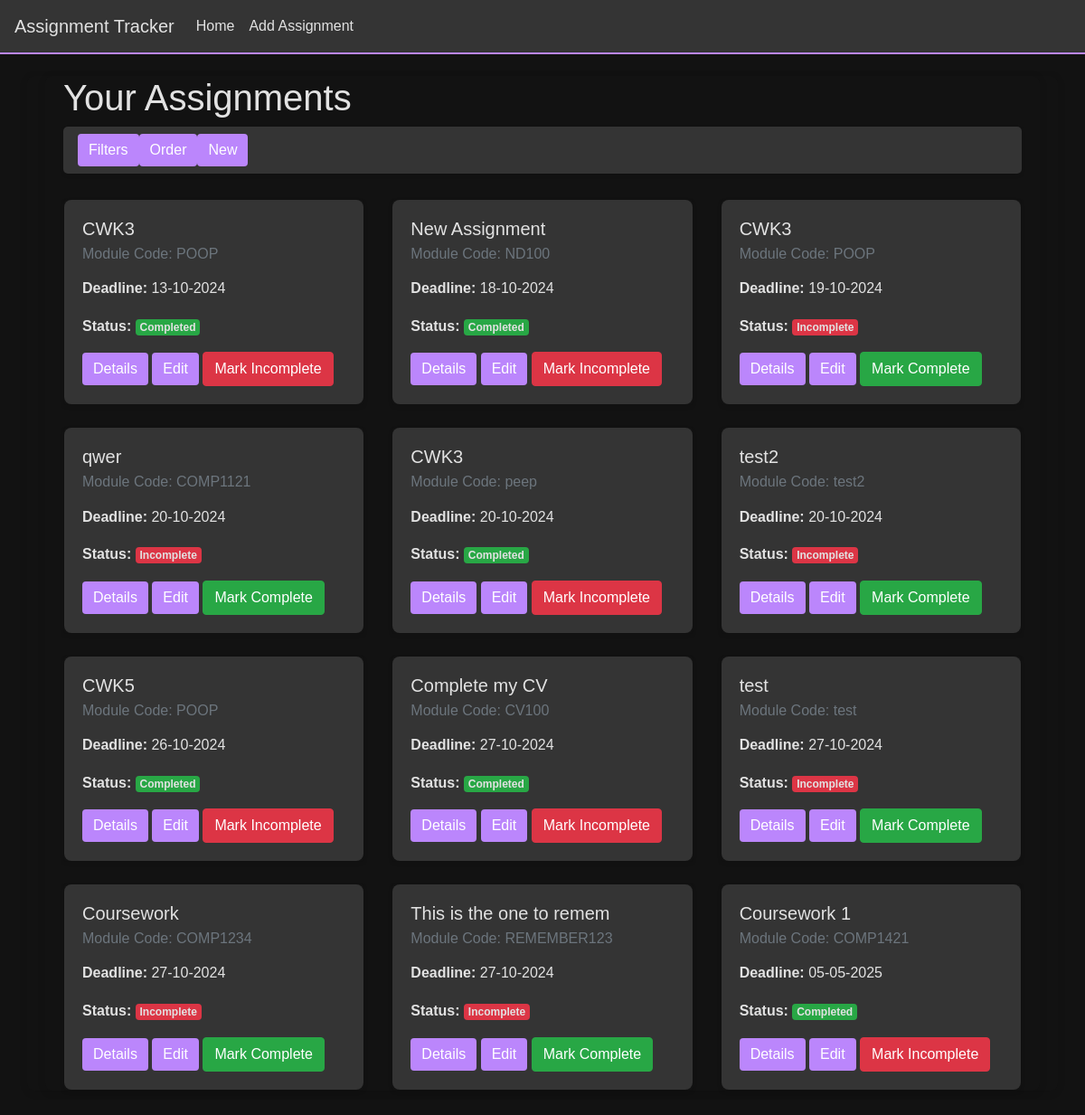
Before: / with the older database file.
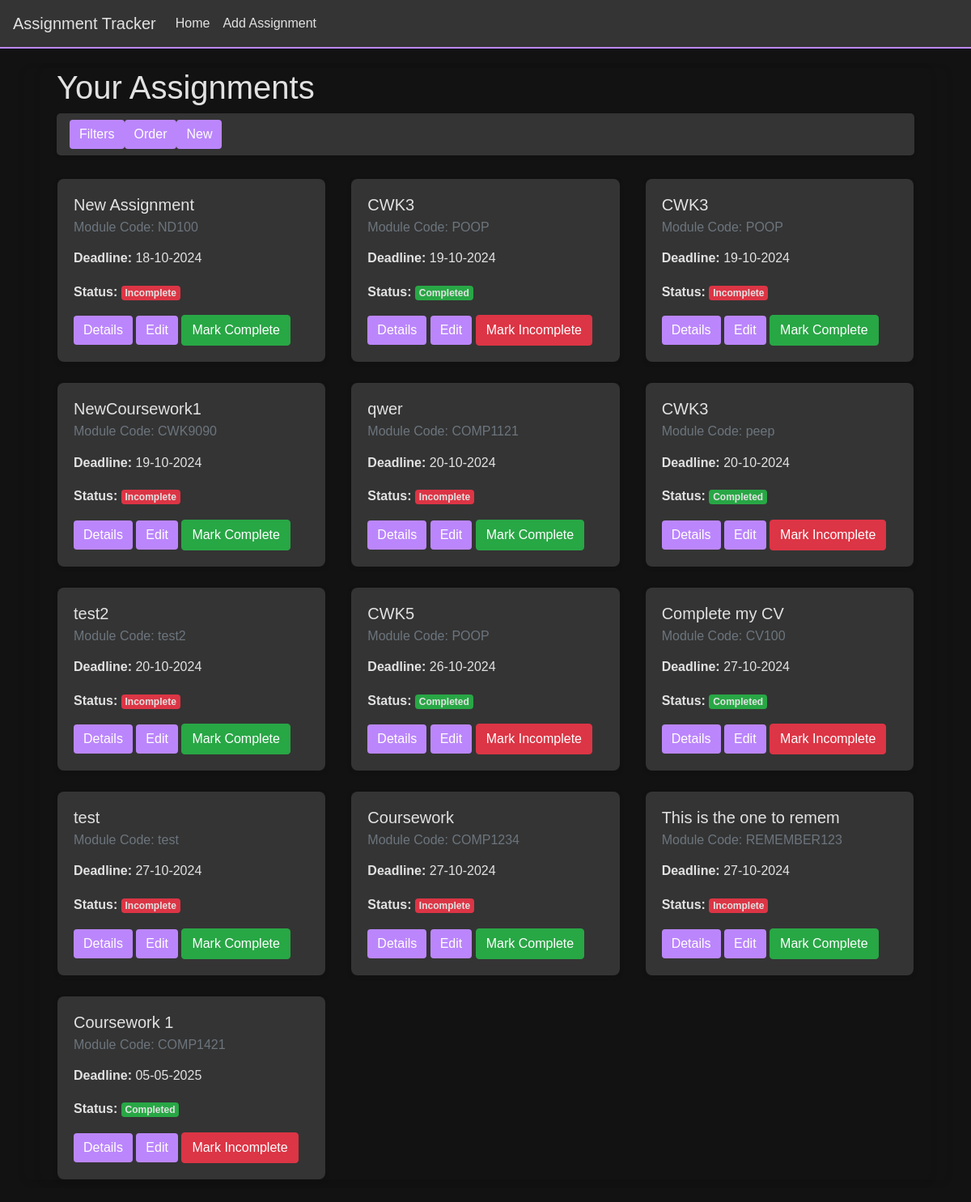
After: the same page with the newer database file.
### app/models.py (models this page shows, shortened)
class Assignment(db.Model):
    id = db.Column(db.Integer, primary_key=True)
    title = db.Column(db.String(100), nullable=False)  # Assessment title
    module_code = db.Column(db.String(20), nullable=False)  # Module code
    deadline = db.Column(db.DateTime, nullable=False)  # Deadline date
    description = db.Column(db.Text, nullable=True)  # Short description
    is_completed = db.Column(db.Boolean, default=False)  # Completion status
    date_created = db.Column(db.DateTime, default=datetime.utcnow)  # Timestamp for when the assignment was added

### app/views.py (the view)
@app.route('/')
def index():
    assignments = Assignment.query.all()
    csrf_token = generate_csrf()
    return render_template("homePage.html", assignments=assignments, csrf_token=csrf_token)

### app/templates/homePage.html (shortened to what this page needs)
{% extends "base.html" %}
{% block head%}
<link rel="stylesheet" href="../static/homeStyles.css">
{% endblock %}
{% block content %}
<div class="container mt-0">
    <h1 class="">Your Assignments</h1>
    <div class="button-navbar d-flex mb-1">
        <button id="toggle-filters" class="btn btn-primary ">Filters</button>
        <button id="order-by" class="btn btn-primary ">Order</button>
        <a href="/add-assignment" class="btn btn-primary">New</a>
    </div>
    <div class="row d-flex">
        {% for assignment in assignments %}
        <div class="col-md-4 assignment-card" data-status="{{ 'completed' if assignment.is_completed else 'incomplete' }}" data-module-code="{{ assignment.module_code }}" data-title="{{ assignment.title | lower }}">
            <div class="card mt-4 shadow-sm">
                <div class="card-body">
                    <h5 class="card-title">{{ assignment.title }}</h5>
                    <h6 class="card-subtitle mb-2 text-muted">Module Code: {{ assignment.module_code }}</h6>
                    <p class="card-text">
                        <p class="dateP" data-deadline="{{assignment.deadline.strftime('%d-%m-%Y')}}"><strong>Deadline:</strong> {{ assignment.deadline.strftime('%d-%m-%Y') }}</p>
                        <strong>Status:</strong>
                        {% if assignment.is_completed %}
                            <span class="badge bg-success">Completed</span>
                        {% else %}
                            <span class="badge bg-danger">Incomplete</span>
                        {% endif %}
                    </p>
                    <a href="/view-assignment/{{ assignment.id }}" class="btn btn-primary">Details</a>
                    <a href="/edit-assignment/{{ assignment.id }}" class="btn btn-primary" >Edit</a>
                    <form action="{{ url_for('toggle_complete', assignment_id=assignment.id) }}" method="POST" style="display:inline;">
                        {% if assignment.is_completed %}
                            <button type="submit" class="btn btn-danger">Mark Incomplete</button>
                        {% else %}
                            <button type="submit" class="btn btn-success">Mark Complete</button>
                        {% endif %}
                    </form>
                </div>
            </div>
        </div>
        {% else %}
        <p>No assignments available yet!</p>
        {% endfor %}
    </div>
</div>
{% endblock %}

### app/templates/base.html (shortened to what this page needs)
<!DOCTYPE html>
<html lang="en">
<head>
    {% block head %}
    {% endblock%}
    <link href="https://stackpath.bootstrapcdn.com/bootstrap/4.5.2/css/bootstrap.min.css" rel="stylesheet">
    <link rel="stylesheet" href="../static/baseStyles.css">
</head>
<body>
    <nav class="navbar navbar-expand-lg">
        <a class="navbar-brand" href="/">Assignment Tracker</a>
        <div class="collapse navbar-collapse" id="navbarNav">
            <ul class="navbar-nav">
                <li class="nav-item">
                    <a class="nav-link" href="/">Home</a>
                </li>
                <li class="nav-item">
                    <a class="nav-link" href="/add-assignment">Add Assignment</a>
                </li>
            </ul>
        </div>
    </nav>
    <div class="container mt-4">
        {% block content %}
        {% endblock %}
    </div>
    <br>
    <br>
</body>
</html>

### app/static/homeStyles.css (style rules this page uses)
body { font-family: Arial, sans-serif; background-color: #121212; color: #D5D5D5; line-height: 1.6; }
.button-navbar { background-color: #343434; padding: 0.5rem 1rem; border-radius: 5px; box-shadow: 0 2px 4px #0000001a; }
.btn-primary { background-color: #BB86FC; border-color: #BB86FC; color: #343434; transition: background-color 0.3s ease; }
.button-navbar a.btn:last-child { margin-right: 0; }
.card { background-color: #121212 !important; }
.card-body { background-color: #343434; border-radius: 0.5rem; padding: 0; margin: 0; color: #e2e2e2; }
.card-title { color: #e2e2e2; }
.badge.bg-success { background-color: #4CAF50; }

### app/static/baseStyles.css (style rules this page uses)
body { font-family: Arial, sans-serif; background-color: #121212; color: #E2E2E2; line-height: 1.6; }
.navbar { background-color: #343434; border-bottom: 2px solid #BB86FC; }
.navbar a { color: #E2E2E2; }
.container { padding-left: 20px; padding-right: 20px; background-color: #121212; border-radius: 0.5rem; box-shadow: 0 2px 10px rgba(0, 0, 0, 0.1); }
.btn-primary { background-color: #BB86FC; border: none; }

Changed rows visible on the page:
changed Assignment "New Assignment": is_completed "Completed Mark Incomplete" → "Incomplete Mark Complete"
changed Assignment (number 5 of 13 on the later page): deadline "13-10-2024" → "19-10-2024"
added Assignment: title "NewCoursework1", module_code "CWK9090", deadline "19-10-2024", is_completed "Incomplete"
